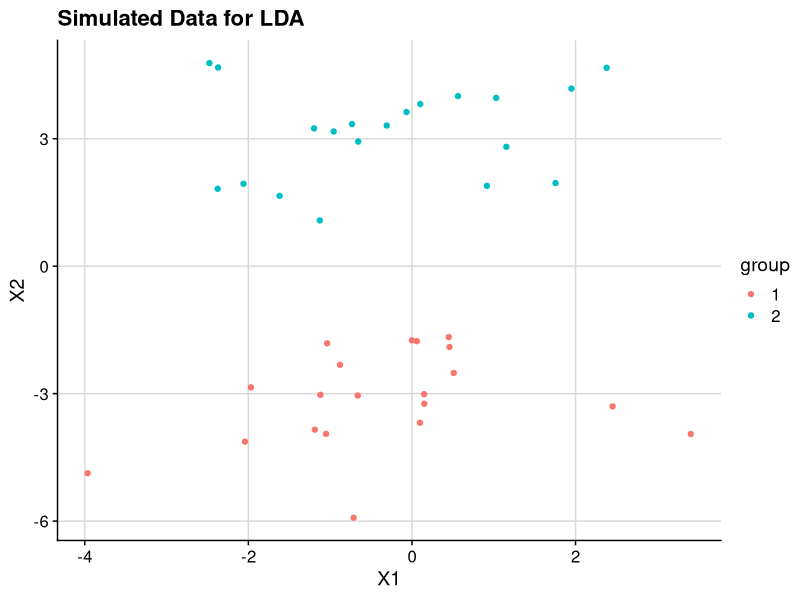
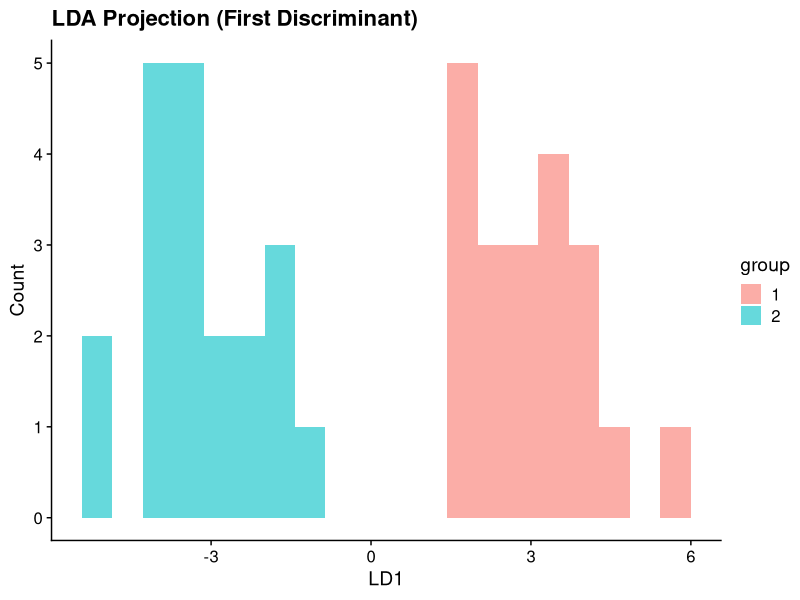
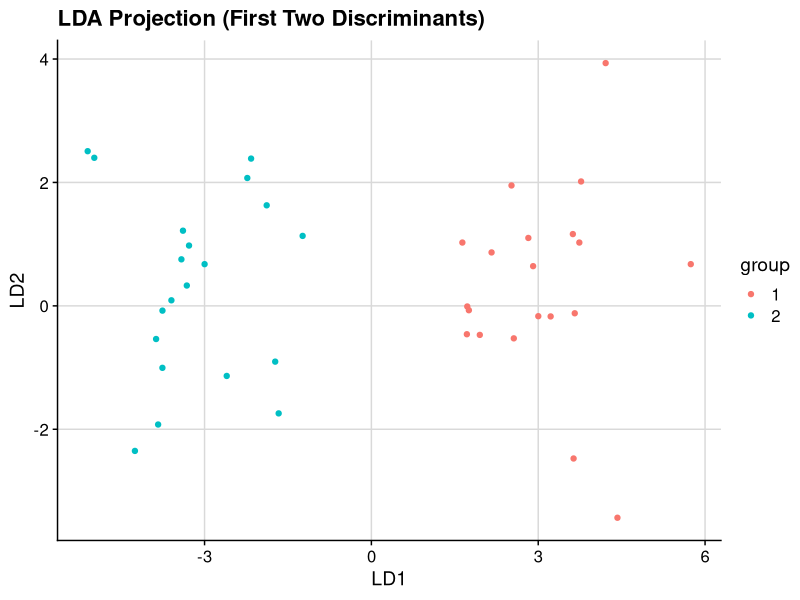
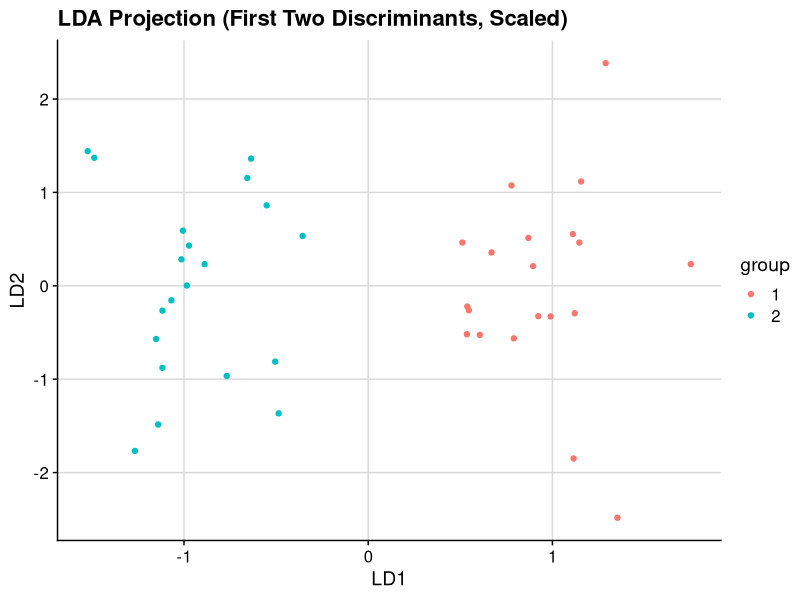
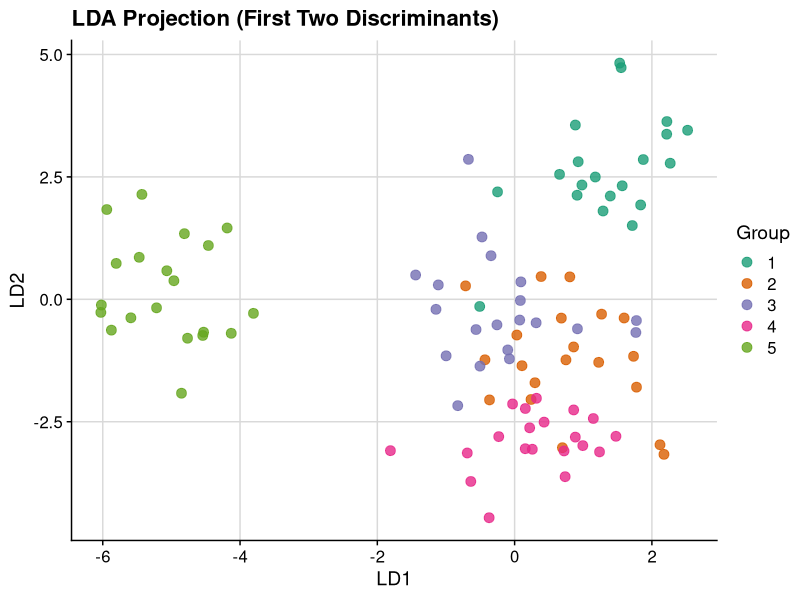
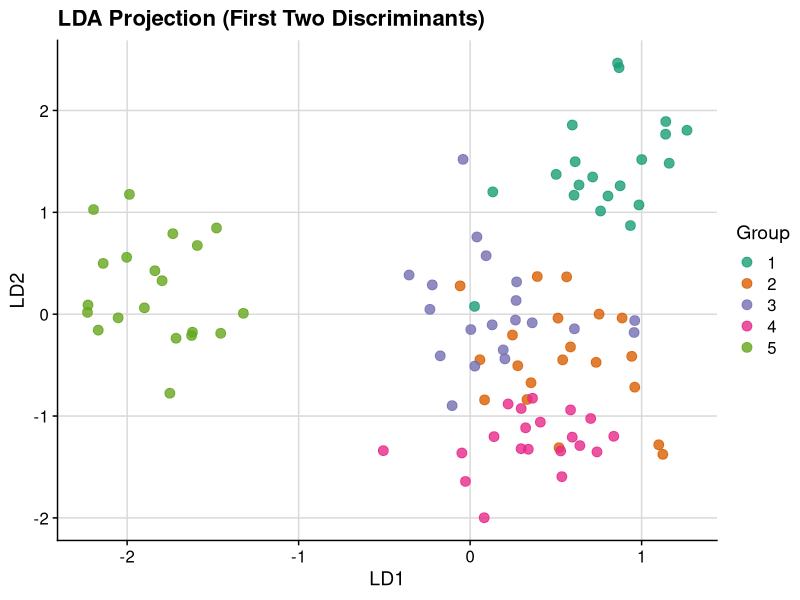
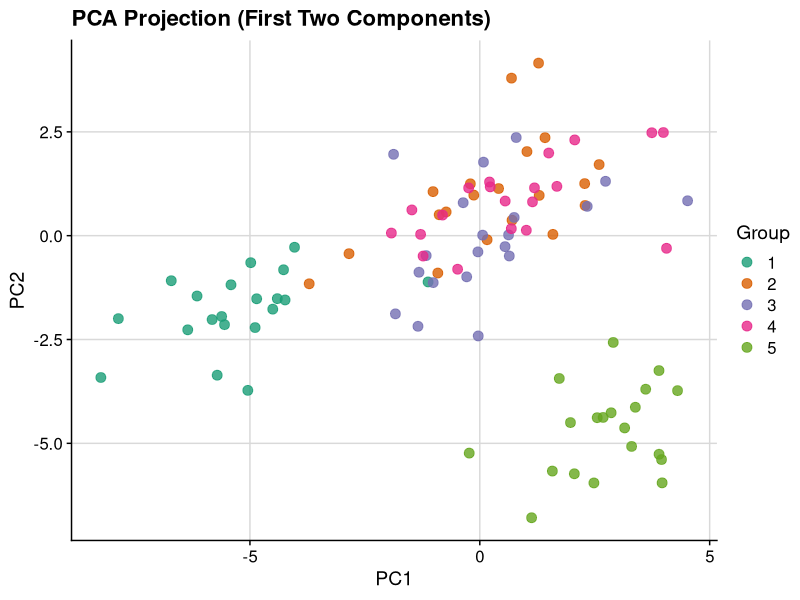

Reproduce these figures in R, in order.
## ---- chunk 1
#| label: simulate-lda
set.seed(2025)
library(ggplot2); library(cowplot)

# Simulate two groups, p=2
n <- 20
Sigma <- matrix(c(3,0.5,0.5,1), 2, 2)
means <- list(c(0,-3), c(0, 3))
dat <- do.call(rbind, lapply(1:2, function(i){
  data.frame(group = factor(i),
             MASS::mvrnorm(n, mu = means[[i]], Sigma = Sigma))
}))
colnames(dat)[-1] <- c("X1","X2")
ggplot(dat, aes(x = X1, y = X2, color = group)) +
  geom_point() +
  theme_cowplot() +
  background_grid(major = "xy") +
  labs(title = "Simulated Data for LDA", x = "X1", y = "X2")
## ---- chunk 2
# Compute B and W
X  <- as.matrix(dat[,2:3])
g  <- length(unique(dat$group))
n_i <- table(dat$group)
bar_overall <- colMeans(X)
bar_group <- dat |>
  dplyr::group_by(group) |>
  dplyr::summarise(
    dplyr::across(starts_with("X"), mean),
    .groups = 'drop'
  ) |>
  dplyr::select(-group) |>
  as.matrix()
# `Reduce` is used to sum over the groups.
# The inner `lapply` call creates a list of matrices for each group, and then `Reduce` sums them up (which is what the `+` operator does).
B <- Reduce(`+`, lapply(1:g, function(i){
  n_i[i] * (bar_group[i,] - bar_overall) %*% t(bar_group[i,] - bar_overall)
})) / (g-1)
W <- Reduce(`+`, lapply(1:g, function(i){
  Xi <- X[dat$group==i,]
  cov(Xi) * (n_i[i]-1)
})) / (sum(n_i)-g)
## ---- chunk 3
#| results: asis
# Eigen decomposition
eig <- eigen(solve(W) %*% B)
eig$vectors[, 1:2] |> signif(2) |> knitr::kable(
  col.names = c("LD1", "LD2"),
  caption = "Eigenvectors of $W^{-1}B$ (Loading Vectors)"
)
## ---- chunk 4
dat$LD1 <- as.numeric(as.matrix(X) %*% eig$vectors[,1])

# Plot LD1 histogram
ggplot(dat, aes(x = LD1, fill = group)) +
  geom_histogram(alpha = 0.6, position = "identity", bins = 20) +
  theme_cowplot() +
  labs(title = "LDA Projection (First Discriminant)", x = "LD1", y = "Count")
## ---- chunk 5
#| results: asis
eig_obj <- eigen(cov(X))
eig_obj$vectors[, 1:2] |> 
  signif(2) |> 
  knitr::kable(
    col.names = c("PC1", "PC2"),
    caption = "Eigenvectors of $X'X$ (Principal Components)"
  )
## ---- chunk 6
dat$LD2 <- as.numeric(as.matrix(X) %*% eig$vectors[,2])
ggplot(dat, aes(x = LD1, y = LD2, color = group)) +
  geom_point() +
  theme_cowplot() +
  background_grid(major = "xy") +
  labs(title = "LDA Projection (First Two Discriminants)", x = "LD1", y = "LD2")
## ---- chunk 7
dat$LD1 <- scale(dat$LD1)
dat$LD2 <- scale(dat$LD2)
ggplot(dat, aes(x = LD1, y = LD2, color = group)) +
  geom_point() +
  theme_cowplot() +
  background_grid(major = "xy") +
  labs(title = "LDA Projection (First Two Discriminants, Scaled)", x = "LD1", y = "LD2")
## ---- chunk 8
#| label: simulate-lda-10var-5grp
set.seed(2025)
library(ggplot2); library(cowplot)

# Simulate five groups, p = 10
n <- 20       # observations per group
p <- 10       # number of variables

# Common covariance: diagonal matrix with variance 3 on X1, and 1 on X2–X10
Sigma <- diag(c(3, rep(1, p - 1)))

# Define group means so that they differ along the first five dimensions
means <- lapply(1:5, function(i) {
  mu <- rep(0, p)
  mu[i] <- 3 * (i - 3)    # shifts: −6, −3, 0, 3, 6 on dimension i
  mu
})

# Simulate the data
dat <- do.call(rbind, lapply(1:5, function(i) {
  data.frame(
    group = factor(i),
    MASS::mvrnorm(n, mu = means[[i]], Sigma = Sigma)
  )
}))

# Name the columns X1…X10
colnames(dat)[-1] <- paste0("X", seq_len(p))

# Peek at the first few rows
head(dat)
## ---- chunk 9
# Compute B and W
X  <- as.matrix(dat[, -1])
g  <- length(unique(dat$group))
n_i <- table(dat$group)
bar_overall <- colMeans(X)
bar_group <- dat |>
  dplyr::group_by(group) |>
  dplyr::summarise(
    dplyr::across(starts_with("X"), mean),
    .groups = 'drop'
  ) |>
  dplyr::select(-group) |>
  as.matrix()
# `Reduce` is used to sum over the groups.
# The inner `lapply` call creates a list of matrices for each group, and then `Reduce` sums them up (which is what the `+` operator does).
B <- Reduce(`+`, lapply(1:g, function(i){
  n_i[i] * (bar_group[i,] - bar_overall) %*% t(bar_group[i,] - bar_overall)
})) / (g-1)
W <- Reduce(`+`, lapply(1:g, function(i){
  Xi <- X[dat$group==i,]
  cov(Xi) * (n_i[i]-1)
})) / (sum(n_i)-g)
## ---- chunk 10
#| results: asis
# Eigen decomposition
eig <- eigen(solve(W) %*% B)
eig_mat <- eig$vectors[, 1:2] |>
  Re()
display_tbl <- data.frame(
  "Variable" = paste0("V", seq_len(nrow(eig_mat))),
  "LD1" = eig_mat[, 1] |> signif(2),
  "LD2" = eig_mat[, 2] |> signif(2)
)
display_tbl |>
  knitr::kable(
  col.names = c("Variable", "LD1", "LD2"),
  caption = "Eigenvectors of $W^{-1}B$ (Loading Vectors)"
)
## ---- chunk 11
dat$LD1 <- as.numeric(as.matrix(X) %*% eig_mat[,1])
dat$LD2 <- as.numeric(as.matrix(X) %*% eig_mat[,2])
col_vec <- c(
  "#1b9e77",
  "#d95f02",
  "#7570b3",
  "#e7298a",
  "#66a61e"
) |>
  toupper()
ggplot(dat, aes(x = LD1, y = LD2, color = group)) +
  geom_point(size =  3, alpha = 0.8) +
  theme_cowplot() +
  background_grid(major = "xy") +
  labs(title = "LDA Projection (First Two Discriminants)", x = "LD1", y = "LD2") +
  scale_colour_manual(
    values = col_vec,
    name = "Group"
  )
## ---- chunk 12
dat$LD1 <- scale(dat$LD1)
dat$LD2 <- scale(dat$LD2)
ggplot(dat, aes(x = LD1, y = LD2, color = group)) +
  geom_point(size =  3, alpha = 0.8) +
  theme_cowplot() +
  background_grid(major = "xy") +
  labs(title = "LDA Projection (First Two Discriminants)", x = "LD1", y = "LD2") +
  scale_colour_manual(
    values = col_vec,
    name = "Group"
  )
## ---- chunk 13
eig_obj <- eigen(cov(X))
eig_obj_mat <- eig_obj$vectors[, 1:2] |>
  Re()
score_mat <- as.matrix(X) %*% eig_obj_mat
dat$PC1 <- score_mat[, 1]
dat$PC2 <- score_mat[, 2]
ggplot(dat, aes(x = PC1, y = PC2, color = group)) +
  geom_point(size =  3, alpha = 0.8) +
  theme_cowplot() +
  background_grid(major = "xy") +
  labs(title = "PCA Projection (First Two Components)", x = "PC1", y = "PC2") +
  scale_colour_manual(
    values = col_vec,
    name = "Group"
  )
